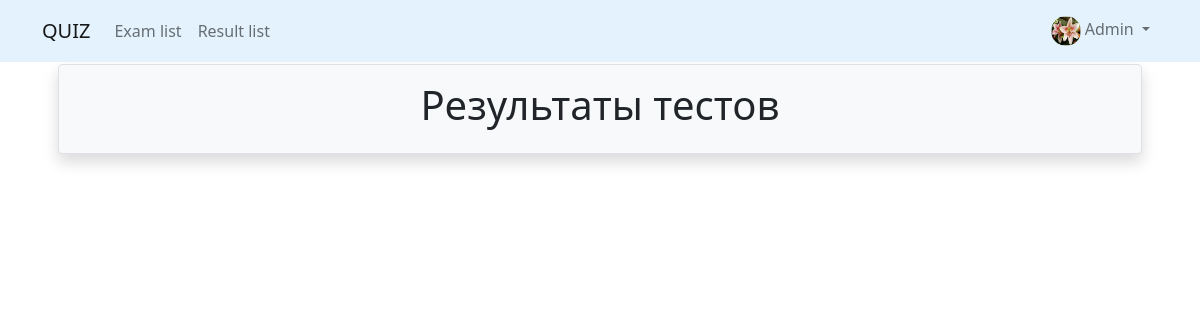
/quizzes/result_list/ (signed in), run on an earlier commit of the app's database.
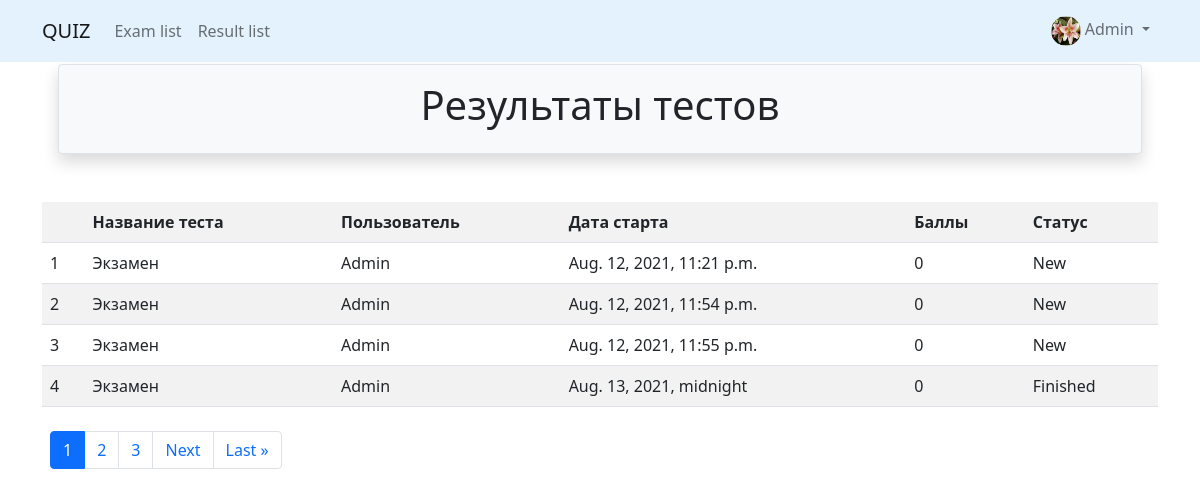
And on a later commit of the database.
### quiz/models.py (models this page shows, shortened)
class Result(BaseModel):
    class STATE(models.IntegerChoices):
        NEW = 0, "New"
        FINISHED = 1, "Finished"
    user = models.ForeignKey(get_user_model(), related_name='results', on_delete=models.CASCADE)
    exam = models.ForeignKey(Exam, related_name='results', on_delete=models.CASCADE)
    state = models.PositiveSmallIntegerField(default=STATE.NEW, choices=STATE.choices)
    uuid = models.UUIDField(default=generate_uuid, db_index=True, unique=True)
    current_order_number = models.PositiveSmallIntegerField(null=True)
    num_correct_answers = models.PositiveSmallIntegerField(default=0)
    num_incorrect_answers = models.PositiveSmallIntegerField(default=0)
    def print_points(self):
        if self.num_correct_answers - self.num_incorrect_answers <= 0:
            return 0
        else:
            return self.num_correct_answers - self.num_incorrect_answers

class Exam(BaseModel):
    QUESTION_MIN_LIMIT = 3
    QUESTION_MAX_LIMIT = 20
    class LEVEL(models.IntegerChoices):
        BASIC = 0, 'Basic'
        MIDDLE = 1, 'Middle'
        ADVANCED = 2, 'Advanced'
    uuid = models.UUIDField(default=generate_uuid, db_index=True, unique=True)
    title = models.CharField(max_length=64)
    description = models.TextField(null=True, blank=True)
    level = models.PositiveSmallIntegerField(choices=LEVEL.choices, default=LEVEL.BASIC)

### accounts/models.py (models this page shows)
class CustomUser(AbstractUser):
    is_activated = models.BooleanField(default=True, db_index=True)
    avatar = models.ImageField(upload_to='profile/', default='default.jpg')
    birthday = models.DateField(null=True, blank=True)
    city = models.CharField(max_length=50, null=True, blank=True)
    raiting = models.PositiveSmallIntegerField(null=True, blank=True)
    def __str__(self):
        return self.username
    class Meta(AbstractUser.Meta):
        pass

### quiz/views.py (the view)
# urls.py: path('result_list/', ExamResultListView.as_view(), name='result_list'),
class ExamResultListView(LoginRequiredMixin, ListView):
    model = Result
    template_name = 'results/list.html'
    paginate_by = 4
    def get_queryset(self):
        user = self.request.user
        return Result.objects.filter(user=user)

### quiz/templates/results/list.html (shortened to what this page needs)
{% extends 'base.html' %}
{% block header %}
    Результаты тестов
{% endblock %}
{% block content %}
    <div class="container">
        <div class="row">
            {% if object_list %}
            <table class="table table-striped table-hover">
                <tr>
                    <th></th>
                    <th>Название теста</th>
                    <th>Пользователь</th>
                    <th>Дата старта</th>
                    <th>Баллы</th>
                    <th>Статус</th>
                </tr>
                {% for result in object_list %}
                <tr>
                    <td>{{ forloop.counter }}</td>
                    <td>{{ result.exam.title }}</td>
                    <td>{{ result.user }}</td>
                    <td>{{ result.create_timestamp }}</td>
                    <td>{{ result.print_points }}</td>
                    <td>{{ result.get_state_display }}</td>
                </tr>
                {% endfor %}
            </table>
            {% if is_paginated %}
            <div class="p-1 m-1">
                {% include 'includes/pagination.html' %}
            </div>
            {% endif %}
            {% endif %}
        </div>
    </div>
{% endblock %}

What changed in the data, as far as the page shows it:
added Result: exam "Экзамен", user "Admin", create_timestamp "Aug. 12, 2021, 11:21 p.m.", print_points "0", state "New"
added Result: exam "Экзамен", user "Admin", create_timestamp "Aug. 12, 2021, 11:54 p.m.", print_points "0", state "New"
added Result: exam "Экзамен", user "Admin", create_timestamp "Aug. 12, 2021, 11:55 p.m.", print_points "0", state "New"
added Result: exam "Экзамен", user "Admin", create_timestamp "Aug. 13, 2021, midnight", print_points "0", state "Finished"
Also different on the page:
text now shown: "Название теста Пользователь Дата старта Баллы Статус Next Last »"
new list line: "1"
new list line: "2"
new list line: "3"
